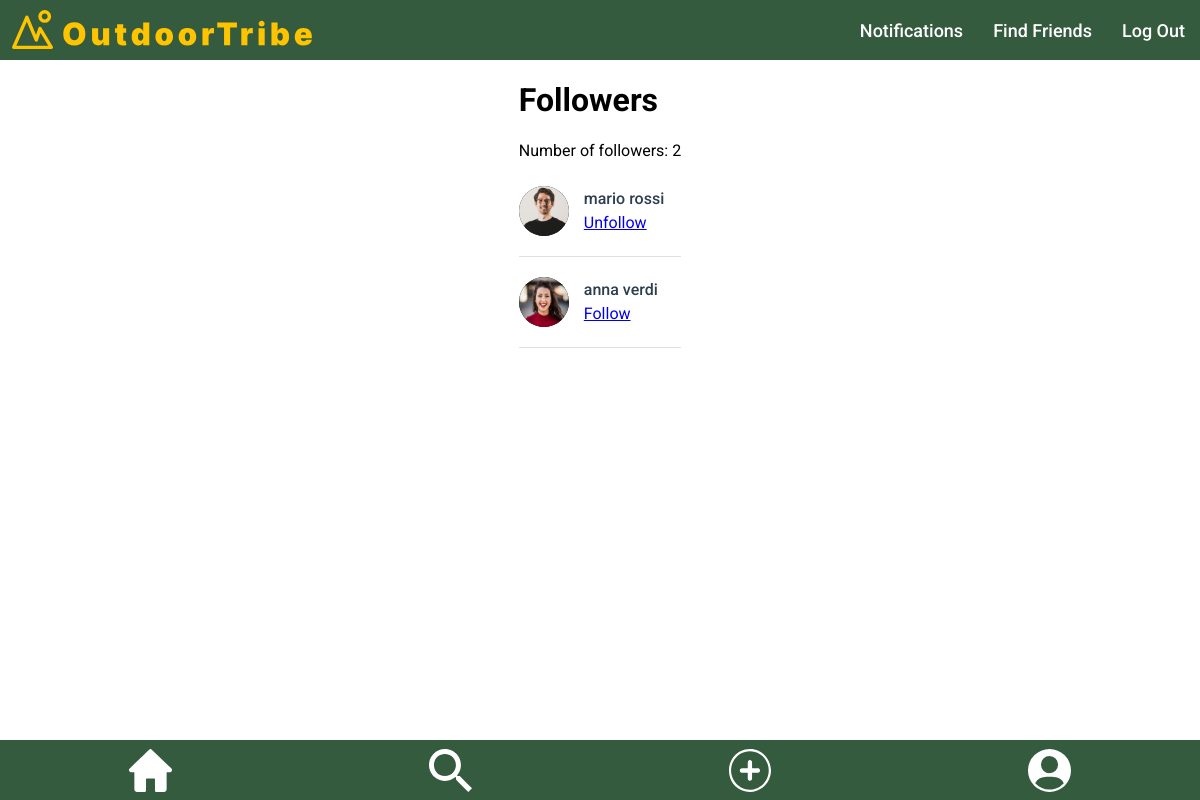
The app's page /public/followers.php?follower_id=7 with its own data.
### tables this page shows
CREATE TABLE `user` (
  `id` int NOT NULL,
  `name` varchar(100) NOT NULL,
  `surname` varchar(100) NOT NULL,
  `email` varchar(100) NOT NULL,
  `password` varchar(100) NOT NULL
);

CREATE TABLE `photo` (
  `id` int NOT NULL,
  `post_id` int DEFAULT NULL,
  `user_id` int DEFAULT NULL,
  `name` text NOT NULL
);

### public/followers.php (the view, shortened to what this page needs)
<?php
include("./../server/connection.php");
$log_user_id = isset($_SESSION['user_id']) ? $_SESSION['user_id'] : 6;
?>
<!DOCTYPE html>
<html lang="en">
<head>
  <link rel="stylesheet" href="./../templates/header/header.css">
  <link rel="stylesheet" href="./../templates/footer/footer.css">
  <link rel="stylesheet" href="./styles/follower.css">
  <link rel="stylesheet" href="./../templates/components/components.css">
</head>
<body>
  <main>
  <?php
$current_user_id = isset($_GET['follower_id']) ? $_GET['follower_id'] : null;
if($current_user_id !== null) {
    $query = "SELECT user.name, user.surname, user.id
          FROM user
          JOIN follow ON user.id = follow.follower_id
          WHERE follow.followed_id = ?";
    $stmt = $conn->prepare($query);
    $stmt->bind_param("i", $current_user_id);
    $stmt->execute();
    $result = $stmt->get_result();
    echo '<h1>Followers</h1>';
    echo '<p>Number of followers: '.$result->num_rows.'</p>';
    while($row = $result->fetch_assoc()) {
        $follower_id = $row['id'];
        $follower_name = $row['name'];
        $follower_surname = $row['surname'];
        $query_image = "SELECT name
            FROM photo
            WHERE user_id = ? AND post_id IS NULL";
        $stmt_image = $conn->prepare($query_image);
        $stmt_image->bind_param("i", $follower_id);
        $stmt_image->execute();
        $result_image = $stmt_image->get_result();
        $photo_profile_row = $result_image->fetch_assoc();
        $follower_image = !empty($photo_profile_row['name']) ? "./../uploads/photos/profile/" . $photo_profile_row['name'] : "./../assets/icons/profile.svg";
        $query_check_follow = "SELECT * FROM follow WHERE follower_id = ? AND followed_id = ?";
        $stmt_check_follow = $conn->prepare($query_check_follow);
        $stmt_check_follow->bind_param("ii", $log_user_id, $follower_id);
        $stmt_check_follow->execute();
        $result_check_follow = $stmt_check_follow->get_result();
        $is_following = $result_check_follow->num_rows > 0;
        echo '<div class="follower">';
        echo '<img style="background-color: black;" class="profile-picture" src="'.$follower_image.'" alt="profile picture">';
        echo '<div class="follower-info">';
        echo '<a href="otherprofile.php?id='.$follower_id.'" class="profile-link">'.$follower_name.' '.$follower_surname.'</a>';
        echo '<a href="#" class="follow-btn" data-id="'.$follower_id.'">'.($is_following ? 'Unfollow' : 'Follow').'</a>';
        echo '</div>';
        echo '</div>';
        echo '<hr>';
    }
} else {
    echo '<p>No user ID provided.</p>';
  }
  ?>
  </main>
</body>
</html>

### templates/header/header.css (style rules this page uses)
header { font-family: "Roboto", sans-serif; height: 60px; display: flex; flex-direction: row; background-color: #355B3E; align-items:center; margin: auto; position: fixed; top: 0; left: 0; right: 0; z-index: 1; }
.left-section { flex: 1; display: flex; }
.right-section { display: flex; align-items: center; }
.logo { margin-left: 10px; height: 45px; }
.menu { position: absolute; top: 65px; right: 0px; width: 130px; background-color: #355B3E; color: #ffffff; padding: 20px; align-items: center; }
.menu a { color: #ffffff; font-weight: 500; font-size: 18px; text-decoration: none; padding: 0 15px; }
@media screen and (min-width: 769px) { .menu { position: static; width: auto; background-color: transparent; color: inherit; padding: 0; display: flex; flex-direction: row; } }

### templates/footer/footer.css (style rules this page uses)
.footer-nav { height: 60px; display: flex; flex-direction: row; background-color: #355B3E; align-items:center; margin: auto; justify-content:space-around; position: fixed; bottom: 0; left: 0; right: 0; }
.footer-nav img { height: 43px; margin-top: 5px; }

### public/styles/follower.css (style rules this page uses)
body { font-family: "Roboto", sans-serif; display: flex; justify-content: center; margin: 60px 0 60px 0; padding: 0; }
.follower { display: flex; align-items: center; padding: 10px 0; }
.profile-picture { width: 50px; height: 50px; border-radius: 50%; margin-right: 15px; }
.follower-info { display: flex; flex-direction: column; }
.profile-link { font-weight: 500; text-decoration: none; color: #2c3e50; margin-bottom: 5px; }
hr { border: none; border-top: 1px solid #e0e0e0; margin: 10px 0; }

### templates/components/components.css (style rules this page uses)
body { font-family: "Roboto", sans-serif; }

### records on screen
user: photo.name (picture), name "mario", surname "rossi", shows "Unfollow"
user: photo.name (picture), name "anna", surname "verdi", shows "Follow"

### other values on screen
$result->num_rows "2"
